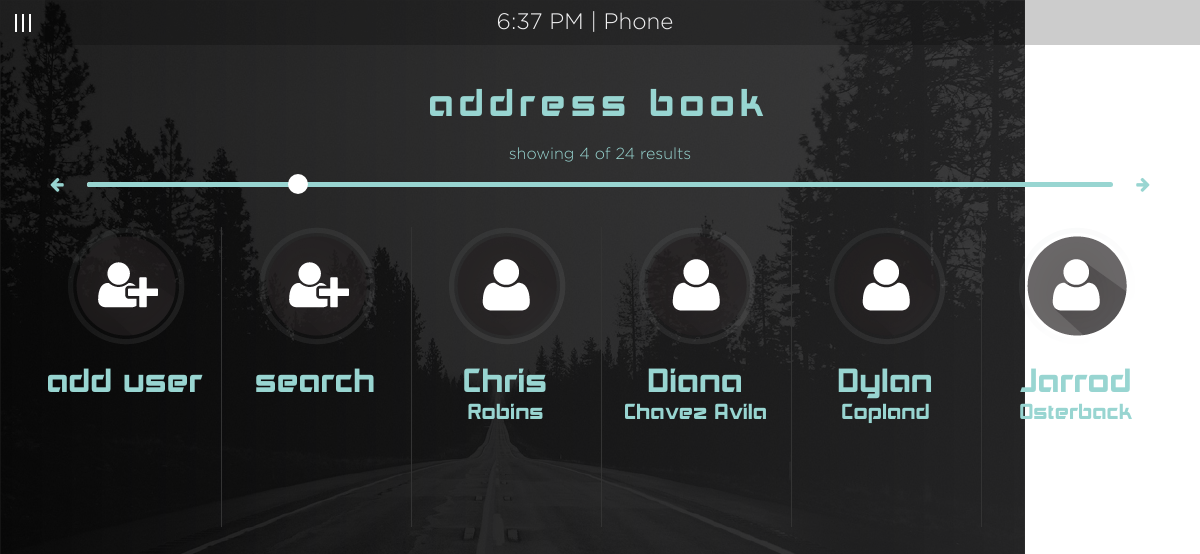
Page /index.php/phone/contacts/4 on the committed database.
### tables this page shows
CREATE TABLE tbl_contacts (
  contacts_id smallint(4) unsigned NOT NULL,
  contacts_fname varchar(150) NOT NULL,
  contacts_lname varchar(150) NOT NULL,
  contacts_img varchar(150) NOT NULL DEFAULT 'user_icon.png'
);

### index.php (called while the page is built, shortened)
<?php
require_once BASEPATH.'core/CodeIgniter.php';

### application/models/Dash_model.php (called while the page is built, shortened)
<?php
class Dash_model extends CI_Model {
	public function contacts($q,$limit, $offset){
		$this->db->order_by('contacts_fname');
		$sql = $this->db->get('tbl_contacts', $limit, $offset);
		return $sql->result_array();
	}
}

### application/views/phoneCenter/contacts.php (the view)
<div id="topClock" class="text-center"><span id="topClockTime"></span> | <?php echo $title;?></div>
<div id="container">
	<a href="<?php echo base_url()."index.php/phone/";?>"><img class="close" src="<?php echo base_url()."images/close_icon.png";?>"></a>
	<h2 id="addressbook" class="text-center userhead">address book</h2>
	<p class="text-center totalContact">showing <span id="showing">4</span> of <span id="total">24</span> results</p>
	<?php echo $this->pagination->create_links();?>
    <input id="resultSlider" type="range" min="1" value="1" max="6">
    <ul id="contactList" class="small-block-grid-6 columns contacts">
        <li><img class="navPic" src="<?php echo base_url().'images/adduser_icon.png';?>"><h2 class="contactName">add user</h2></li>
        <li><a href="<?php echo base_url()."index.php/phone/contactView";?>"><img class="navPic" src="<?php echo base_url().'images/adduser_icon.png';?>"><h2 class="contactName">search</h2></a></li>
        <?php foreach($contacts as $contact):?>
    		<li><img class="navPic profPic" src="<?php echo base_url().'images/'.$contact['contacts_img'];?>"><h2 class="contactName"><?php echo $contact['contacts_fname'];?></h2><p class="contactName"><?php echo $contact['contacts_lname'];?></p></li>
        <?php endforeach;?>
    </ul>
</div>

### css/main.css (style rules this page uses)
body { background: url('../images/background.png') no-repeat; }
h2 { color: #f1f1f2; }
p, a { color: #98d5d1; margin-bottom: 0; font-family: 'Gotham'; }
.userhead, .profile, h2.navOption { font-family: 'akashiregular'; color: #98d5d1; letter-spacing: 5px; }
.profPic { width: 118px; -moz-border-radius: 59px !important; -webkit-border-radius: 59px !important; }
.profPic, .navPic { display: block; margin: 0 auto; }
#topClock { width: 100%; height: 45px; background-color: rgba(255,255,255,0.5); margin-left: 45px; padding-top: 5px; padding-right: 120px; background-color: rgba(0,0,0,0.2); font-size: 1.4em; color: #f1f1f2; font-family: 'Gotham'; font-weight: 100; }
.contacts { width: 100%; margin-left: 1px; }
.contacts li { border-left: 1px solid #333333; height: 100%; }
.contacts li:first-child { border:none; }
.contactName { font-family: 'akashiregular'; color: #98d5d1; text-align: center; padding: 0; }
#addressbook { margin: 0 0 16px; padding: 8px; height: 50px; line-height: 1.12em; }
#contactList { margin-top: 25px; height: 300px; }
#resultSlider { -webkit-appearance: none; display: block; margin: 15px auto; width: 90%; border-radius: 10px; }
h2.contactName { font-size: 2em; margin: 0; padding-top: 20px; line-height: 1em; }
p.contactName { font-size: 1.3em; padding-top: 5px; line-height: 1em; }
.close { width: 60px; position: absolute; right: 50px; top: 80px; z-index: 99; }
#container { margin: 30px auto 0; width: 95%; }

### rows in the picture
tbl_contacts: contacts_img (picture), contacts_fname "Chris", contacts_lname "Robins"
tbl_contacts: contacts_img (picture), contacts_fname "Diana", contacts_lname "Chavez Avila"
tbl_contacts: contacts_img (picture), contacts_fname "Dylan", contacts_lname "Copland"
tbl_contacts: contacts_img (picture), contacts_fname "Jarrod", contacts_lname "Osterback"

### other values in the picture
$title "Phone"
